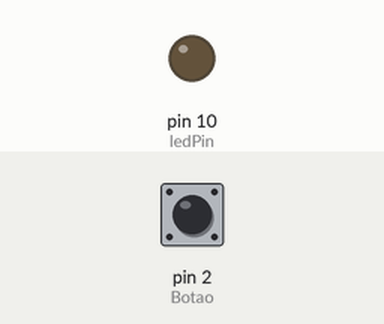
Bench run of a sketch on a simulated Arduino Uno, built with avr-gcc and run on an emulated ATmega328P. Parts: output pins drawn as LEDs (lit = HIGH). Inputs (shaded band) come from the test bench; at power-on: pin 2 (Botao) LOW.

Above: at 1.2 s.
1.3 s: pin 2 (Botao) pulled HIGH for 0.15 s
At 1.37 s:
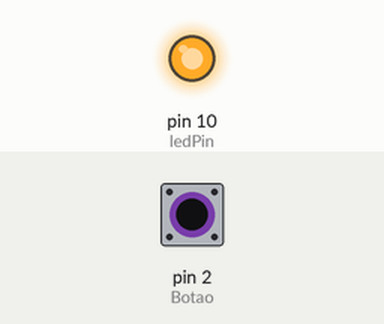
2.9 s: pin 2 (Botao) pulled HIGH for 3.2 s
At 7.3 s:
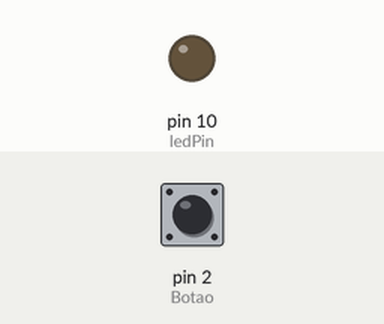
Timing chart, 0 to 8.8 s (numbered marks = the images above; inputs shaded):
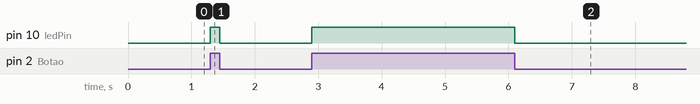

The sketch:

Pratica1.ino
```cpp
const int ledPin = 10;  //led no pino 10
const int Botao = 2;   //botao no pino 2
int EstadoBotao = 0;  //Variavel para ler o status do pushbutton

void setup() {
  // put your setup code here, to run once:
  pinMode(ledPin, OUTPUT);
  pinMode(Botao, INPUT);
}

void loop() {
  // put your main code here, to run repeatedly:
  EstadoBotao = digitalRead(Botao); /*Novo estado do botão vai ser igual ao que
                                      Arduino ler no pino onde está o botão.
                                      Poderá ser ALTO (HIGH) se o botão estiver
                                      pressionado,ou Baixo(LOW), se o botão estiver solto */

  if (EstadoBotao == HIGH){ //Se o botão estiver pressionado(HIGH)
    digitalWrite(ledPin,HIGH); //Acende o led do pino 10
  }else{                   //Se não estiver pressionado
    digitalWrite(ledPin,LOW); //Deixa o led do pino 10 apagado
  }
}
```

Measured:
- after the input at 1.3 s, pin 10 (ledPin): LOW → HIGH at once, → LOW 0.15 s later
- after the input at 2.9 s, pin 10 (ledPin): LOW → HIGH at once, → LOW 3.2 s later
